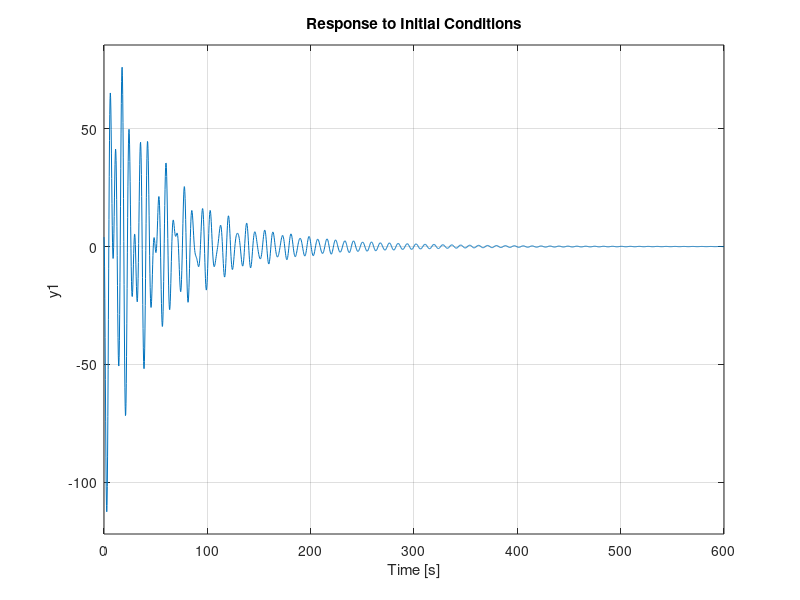
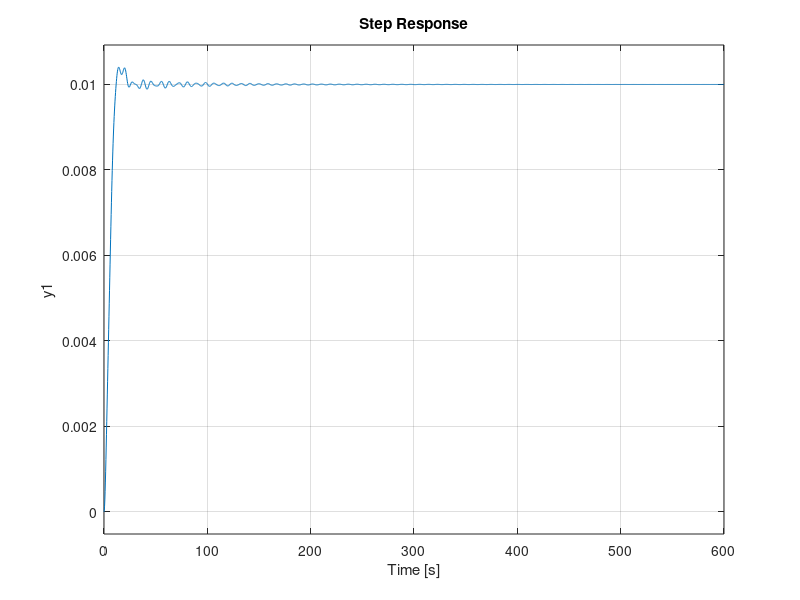

Source code (MATLAB) for these figures, in order: (Note: this script raises an error after producing the figures.)

clc
clear all
m1 = 100; 
m2 = 100;
M = 1000; 
l1 = 20; 
l2 = 10; 
g = 9.8; 

A=[0 1 0 0 0 0; 
    0 0 -(m1*g)/M 0 -(m2*g)/M 0;
    0 0 0 1 0 0;
    0 0 -((M+m1)*g)/(M*l1) 0 -(m2*g)/(M*l1) 0;
    0 0 0 0 0 1;
    0 0 -(m1*g)/(M*l2) 0 -(g*(M+m2))/(M*l2) 0];
B=[0; 1/M; 0; 1/(M*l1); 0; 1/(M*l2)];

Q=[100 0 0 0 0 0;
   0 100 0 0 0 0;
   0 0 1000 0 0 0;
   0 0 0 1000 0 0;
   0 0 0 0 1000 0;
   0 0 0 0 0 1000];
R=0.01; 
C1 = [1 0 0 0 0 0]; 
C3 = [1 0 0 0 0 0; 0 0 0 0 1 0]; 
C4 = [1 0 0 0 0 0; 0 0 1 0 0 0; 0 0 0 0 1 0]; 
D = 0; 

state_x = [4;0;30;0;60;0;0;0;0;0;0;0];

K =lqr(A,B,Q,R);
pn=0.5*eye(6); 
mn=1; 


%case1
kk1=lqr(A',C1',pn,mn)';
system1 = ss([(A-B*K) B*K; zeros(size(A)) (A-kk1*C1)], [B;zeros(size(B))],[C1 zeros(size(C1))], D);
figure
initial(system1,state_x)
figure
step(system1)

%case 3
kk3=lqr(A',C3',pn,mn)'; 
system3 = ss([(A-B*K) B*K; zeros(size(A)) (A-kk3*C3)], [B;zeros(size(B))],[C3 zeros(size(C3))], D);
figure
initial(system3,state_x)
figure
step(system3)

%case4
kk4=lqr(A',C4',pn,mn)'; 
system4 = ss([(A-B*K) B*K; zeros(size(A)) (A-kk4*C4)], [B;zeros(size(B))],[C4 zeros(size(C4))], D);
figure
initial(system4,state_x)
figure
step(system4)

grid on

disp(kk1)
disp(kk3)
disp(kk4)